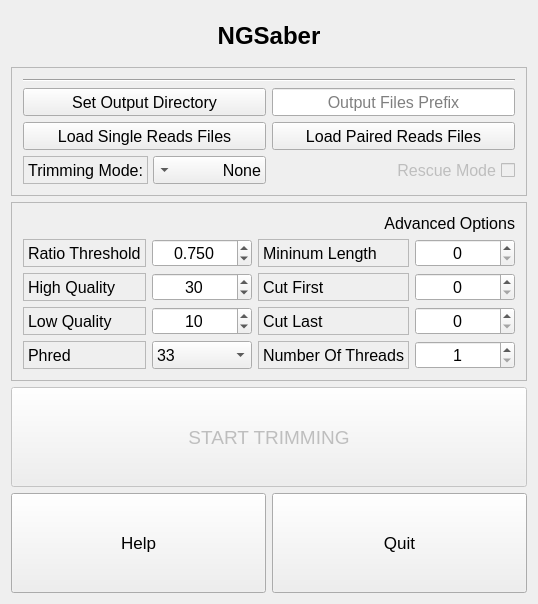
<?xml version="1.0" encoding="UTF-8"?>
<ui version="4.0">
 <class>MainWindow</class>
 <widget class="QWidget" name="MainWindow">
  <property name="geometry">
   <rect>
    <x>0</x>
    <y>0</y>
    <width>538</width>
    <height>604</height>
   </rect>
  </property>
  <property name="windowTitle">
   <string>NGSaber</string>
  </property>
  <property name="windowIcon">
   <iconset resource="../../images/images.qrc">
    <normaloff>:/logo.png</normaloff>:/logo.png</iconset>
  </property>
  <layout class="QGridLayout" name="gridLayout_4">
   <item row="2" column="0">
    <widget class="QFrame" name="AdvFrame">
     <property name="sizePolicy">
      <sizepolicy hsizetype="MinimumExpanding" vsizetype="MinimumExpanding">
       <horstretch>0</horstretch>
       <verstretch>0</verstretch>
      </sizepolicy>
     </property>
     <property name="frameShape">
      <enum>QFrame::StyledPanel</enum>
     </property>
     <property name="frameShadow">
      <enum>QFrame::Raised</enum>
     </property>
     <layout class="QGridLayout" name="gridLayout">
      <item row="1" column="2">
       <widget class="QLabel" name="AdvOptMinLenLabel">
        <property name="sizePolicy">
         <sizepolicy hsizetype="Minimum" vsizetype="Minimum">
          <horstretch>0</horstretch>
          <verstretch>0</verstretch>
         </sizepolicy>
        </property>
        <property name="font">
         <font>
          <pointsize>12</pointsize>
         </font>
        </property>
        <property name="frameShape">
         <enum>QFrame::StyledPanel</enum>
        </property>
        <property name="frameShadow">
         <enum>QFrame::Sunken</enum>
        </property>
        <property name="text">
         <string>Mininum Length</string>
        </property>
       </widget>
      </item>
      <item row="1" column="0">
       <widget class="QLabel" name="AdvOptRatioLabel">
        <property name="sizePolicy">
         <sizepolicy hsizetype="Minimum" vsizetype="Minimum">
          <horstretch>0</horstretch>
          <verstretch>0</verstretch>
         </sizepolicy>
        </property>
        <property name="font">
         <font>
          <pointsize>12</pointsize>
         </font>
        </property>
        <property name="frameShape">
         <enum>QFrame::StyledPanel</enum>
        </property>
        <property name="frameShadow">
         <enum>QFrame::Sunken</enum>
        </property>
        <property name="text">
         <string>Ratio Threshold</string>
        </property>
       </widget>
      </item>
      <item row="2" column="2">
       <widget class="QLabel" name="AdvOptCutFirstLabel">
        <property name="sizePolicy">
         <sizepolicy hsizetype="Minimum" vsizetype="Minimum">
          <horstretch>0</horstretch>
          <verstretch>0</verstretch>
         </sizepolicy>
        </property>
        <property name="font">
         <font>
          <pointsize>12</pointsize>
         </font>
        </property>
        <property name="frameShape">
         <enum>QFrame::StyledPanel</enum>
        </property>
        <property name="frameShadow">
         <enum>QFrame::Sunken</enum>
        </property>
        <property name="text">
         <string>Cut First</string>
        </property>
       </widget>
      </item>
      <item row="2" column="3">
       <widget class="QSpinBox" name="AdvOptCutFirstSpinBox">
        <property name="sizePolicy">
         <sizepolicy hsizetype="Minimum" vsizetype="Minimum">
          <horstretch>0</horstretch>
          <verstretch>0</verstretch>
         </sizepolicy>
        </property>
        <property name="font">
         <font>
          <pointsize>12</pointsize>
         </font>
        </property>
        <property name="alignment">
         <set>Qt::AlignCenter</set>
        </property>
        <property name="maximum">
         <number>10000</number>
        </property>
        <property name="singleStep">
         <number>10</number>
        </property>
       </widget>
      </item>
      <item row="0" column="2" colspan="2">
       <widget class="QLabel" name="AdvLabel">
        <property name="sizePolicy">
         <sizepolicy hsizetype="Preferred" vsizetype="Fixed">
          <horstretch>0</horstretch>
          <verstretch>0</verstretch>
         </sizepolicy>
        </property>
        <property name="font">
         <font>
          <pointsize>12</pointsize>
          <italic>false</italic>
         </font>
        </property>
        <property name="frameShape">
         <enum>QFrame::NoFrame</enum>
        </property>
        <property name="frameShadow">
         <enum>QFrame::Sunken</enum>
        </property>
        <property name="text">
         <string>Advanced Options</string>
        </property>
        <property name="alignment">
         <set>Qt::AlignRight|Qt::AlignTrailing|Qt::AlignVCenter</set>
        </property>
       </widget>
      </item>
      <item row="5" column="2">
       <widget class="QLabel" name="AdvOptThreadsLabel">
        <property name="sizePolicy">
         <sizepolicy hsizetype="Minimum" vsizetype="Minimum">
          <horstretch>0</horstretch>
          <verstretch>0</verstretch>
         </sizepolicy>
        </property>
        <property name="font">
         <font>
          <pointsize>12</pointsize>
         </font>
        </property>
        <property name="frameShape">
         <enum>QFrame::StyledPanel</enum>
        </property>
        <property name="frameShadow">
         <enum>QFrame::Sunken</enum>
        </property>
        <property name="text">
         <string>Number Of Threads</string>
        </property>
       </widget>
      </item>
      <item row="5" column="3">
       <widget class="QSpinBox" name="AdvOptThreadsSpinBox">
        <property name="sizePolicy">
         <sizepolicy hsizetype="Minimum" vsizetype="Minimum">
          <horstretch>0</horstretch>
          <verstretch>0</verstretch>
         </sizepolicy>
        </property>
        <property name="font">
         <font>
          <pointsize>12</pointsize>
         </font>
        </property>
        <property name="alignment">
         <set>Qt::AlignCenter</set>
        </property>
        <property name="minimum">
         <number>1</number>
        </property>
        <property name="maximum">
         <number>1000</number>
        </property>
       </widget>
      </item>
      <item row="2" column="0">
       <widget class="QLabel" name="AdvOptHighLabel">
        <property name="sizePolicy">
         <sizepolicy hsizetype="Minimum" vsizetype="Minimum">
          <horstretch>0</horstretch>
          <verstretch>0</verstretch>
         </sizepolicy>
        </property>
        <property name="font">
         <font>
          <pointsize>12</pointsize>
         </font>
        </property>
        <property name="frameShape">
         <enum>QFrame::StyledPanel</enum>
        </property>
        <property name="frameShadow">
         <enum>QFrame::Sunken</enum>
        </property>
        <property name="text">
         <string>High Quality</string>
        </property>
       </widget>
      </item>
      <item row="2" column="1">
       <widget class="QSpinBox" name="AdvOptHighSpinBox">
        <property name="sizePolicy">
         <sizepolicy hsizetype="Minimum" vsizetype="Minimum">
          <horstretch>0</horstretch>
          <verstretch>0</verstretch>
         </sizepolicy>
        </property>
        <property name="font">
         <font>
          <pointsize>12</pointsize>
         </font>
        </property>
        <property name="alignment">
         <set>Qt::AlignCenter</set>
        </property>
        <property name="maximum">
         <number>100</number>
        </property>
        <property name="value">
         <number>30</number>
        </property>
       </widget>
      </item>
      <item row="3" column="0">
       <widget class="QLabel" name="AdvOptLowLabel">
        <property name="sizePolicy">
         <sizepolicy hsizetype="Minimum" vsizetype="Minimum">
          <horstretch>0</horstretch>
          <verstretch>0</verstretch>
         </sizepolicy>
        </property>
        <property name="font">
         <font>
          <pointsize>12</pointsize>
         </font>
        </property>
        <property name="frameShape">
         <enum>QFrame::StyledPanel</enum>
        </property>
        <property name="frameShadow">
         <enum>QFrame::Sunken</enum>
        </property>
        <property name="text">
         <string>Low Quality</string>
        </property>
       </widget>
      </item>
      <item row="5" column="1">
       <widget class="QComboBox" name="AdvOptPhred">
        <property name="sizePolicy">
         <sizepolicy hsizetype="Minimum" vsizetype="Minimum">
          <horstretch>0</horstretch>
          <verstretch>0</verstretch>
         </sizepolicy>
        </property>
        <property name="font">
         <font>
          <pointsize>12</pointsize>
         </font>
        </property>
        <property name="layoutDirection">
         <enum>Qt::LeftToRight</enum>
        </property>
        <property name="frame">
         <bool>true</bool>
        </property>
        <item>
         <property name="text">
          <string>33</string>
         </property>
        </item>
        <item>
         <property name="text">
          <string>64</string>
         </property>
        </item>
       </widget>
      </item>
      <item row="3" column="1">
       <widget class="QSpinBox" name="AdvOptLowSpinBox">
        <property name="sizePolicy">
         <sizepolicy hsizetype="Minimum" vsizetype="Minimum">
          <horstretch>0</horstretch>
          <verstretch>0</verstretch>
         </sizepolicy>
        </property>
        <property name="font">
         <font>
          <pointsize>12</pointsize>
         </font>
        </property>
        <property name="alignment">
         <set>Qt::AlignCenter</set>
        </property>
        <property name="maximum">
         <number>100</number>
        </property>
        <property name="value">
         <number>10</number>
        </property>
       </widget>
      </item>
      <item row="3" column="2">
       <widget class="QLabel" name="AdvOptCutLastLabel">
        <property name="sizePolicy">
         <sizepolicy hsizetype="Minimum" vsizetype="Minimum">
          <horstretch>0</horstretch>
          <verstretch>0</verstretch>
         </sizepolicy>
        </property>
        <property name="font">
         <font>
          <pointsize>12</pointsize>
         </font>
        </property>
        <property name="frameShape">
         <enum>QFrame::StyledPanel</enum>
        </property>
        <property name="frameShadow">
         <enum>QFrame::Sunken</enum>
        </property>
        <property name="text">
         <string>Cut Last</string>
        </property>
       </widget>
      </item>
      <item row="3" column="3">
       <widget class="QSpinBox" name="AdvOptCutLastSpinBox">
        <property name="sizePolicy">
         <sizepolicy hsizetype="Minimum" vsizetype="Minimum">
          <horstretch>0</horstretch>
          <verstretch>0</verstretch>
         </sizepolicy>
        </property>
        <property name="font">
         <font>
          <pointsize>12</pointsize>
         </font>
        </property>
        <property name="alignment">
         <set>Qt::AlignCenter</set>
        </property>
        <property name="maximum">
         <number>10000</number>
        </property>
        <property name="singleStep">
         <number>10</number>
        </property>
       </widget>
      </item>
      <item row="5" column="0">
       <widget class="QLabel" name="AdvOptLowLabel_2">
        <property name="sizePolicy">
         <sizepolicy hsizetype="Minimum" vsizetype="Minimum">
          <horstretch>0</horstretch>
          <verstretch>0</verstretch>
         </sizepolicy>
        </property>
        <property name="font">
         <font>
          <pointsize>12</pointsize>
         </font>
        </property>
        <property name="frameShape">
         <enum>QFrame::StyledPanel</enum>
        </property>
        <property name="frameShadow">
         <enum>QFrame::Sunken</enum>
        </property>
        <property name="text">
         <string>Phred</string>
        </property>
       </widget>
      </item>
      <item row="1" column="3">
       <widget class="QSpinBox" name="AdvOptMinLenSpinBox">
        <property name="sizePolicy">
         <sizepolicy hsizetype="Minimum" vsizetype="Minimum">
          <horstretch>0</horstretch>
          <verstretch>0</verstretch>
         </sizepolicy>
        </property>
        <property name="font">
         <font>
          <pointsize>12</pointsize>
         </font>
        </property>
        <property name="alignment">
         <set>Qt::AlignCenter</set>
        </property>
        <property name="maximum">
         <number>10000</number>
        </property>
        <property name="singleStep">
         <number>10</number>
        </property>
       </widget>
      </item>
      <item row="1" column="1">
       <widget class="QDoubleSpinBox" name="AdvOptRatioSpin">
        <property name="sizePolicy">
         <sizepolicy hsizetype="Minimum" vsizetype="Minimum">
          <horstretch>0</horstretch>
          <verstretch>0</verstretch>
         </sizepolicy>
        </property>
        <property name="font">
         <font>
          <pointsize>12</pointsize>
         </font>
        </property>
        <property name="alignment">
         <set>Qt::AlignCenter</set>
        </property>
        <property name="decimals">
         <number>3</number>
        </property>
        <property name="maximum">
         <double>1.000000000000000</double>
        </property>
        <property name="singleStep">
         <double>0.050000000000000</double>
        </property>
        <property name="value">
         <double>0.750000000000000</double>
        </property>
       </widget>
      </item>
     </layout>
    </widget>
   </item>
   <item row="3" column="0">
    <widget class="QPushButton" name="MainButtonStart">
     <property name="enabled">
      <bool>false</bool>
     </property>
     <property name="sizePolicy">
      <sizepolicy hsizetype="MinimumExpanding" vsizetype="MinimumExpanding">
       <horstretch>0</horstretch>
       <verstretch>0</verstretch>
      </sizepolicy>
     </property>
     <property name="maximumSize">
      <size>
       <width>16777215</width>
       <height>100</height>
      </size>
     </property>
     <property name="font">
      <font>
       <pointsize>14</pointsize>
      </font>
     </property>
     <property name="text">
      <string>START TRIMMING</string>
     </property>
     <property name="flat">
      <bool>false</bool>
     </property>
    </widget>
   </item>
   <item row="0" column="0">
    <widget class="QFrame" name="MainTitle_frame">
     <property name="frameShape">
      <enum>QFrame::NoFrame</enum>
     </property>
     <property name="frameShadow">
      <enum>QFrame::Raised</enum>
     </property>
     <layout class="QGridLayout" name="gridLayout_5">
      <item row="0" column="0">
       <widget class="QLabel" name="MainTitle_label">
        <property name="sizePolicy">
         <sizepolicy hsizetype="Preferred" vsizetype="Fixed">
          <horstretch>0</horstretch>
          <verstretch>0</verstretch>
         </sizepolicy>
        </property>
        <property name="font">
         <font>
          <pointsize>18</pointsize>
          <weight>75</weight>
          <italic>false</italic>
          <bold>true</bold>
         </font>
        </property>
        <property name="text">
         <string>NGSaber</string>
        </property>
        <property name="alignment">
         <set>Qt::AlignCenter</set>
        </property>
       </widget>
      </item>
     </layout>
    </widget>
   </item>
   <item row="4" column="0">
    <layout class="QHBoxLayout" name="horizontalLayout">
     <item>
      <widget class="QPushButton" name="MainHelpButton">
       <property name="sizePolicy">
        <sizepolicy hsizetype="MinimumExpanding" vsizetype="MinimumExpanding">
         <horstretch>0</horstretch>
         <verstretch>0</verstretch>
        </sizepolicy>
       </property>
       <property name="maximumSize">
        <size>
         <width>16777215</width>
         <height>100</height>
        </size>
       </property>
       <property name="font">
        <font>
         <pointsize>13</pointsize>
        </font>
       </property>
       <property name="text">
        <string>Help</string>
       </property>
      </widget>
     </item>
     <item>
      <widget class="QPushButton" name="MainQuitButton">
       <property name="sizePolicy">
        <sizepolicy hsizetype="MinimumExpanding" vsizetype="MinimumExpanding">
         <horstretch>0</horstretch>
         <verstretch>0</verstretch>
        </sizepolicy>
       </property>
       <property name="maximumSize">
        <size>
         <width>16777215</width>
         <height>100</height>
        </size>
       </property>
       <property name="font">
        <font>
         <pointsize>13</pointsize>
        </font>
       </property>
       <property name="text">
        <string>Quit</string>
       </property>
      </widget>
     </item>
    </layout>
   </item>
   <item row="1" column="0">
    <widget class="QFrame" name="MainTopFrame">
     <property name="sizePolicy">
      <sizepolicy hsizetype="MinimumExpanding" vsizetype="MinimumExpanding">
       <horstretch>0</horstretch>
       <verstretch>0</verstretch>
      </sizepolicy>
     </property>
     <property name="frameShape">
      <enum>QFrame::StyledPanel</enum>
     </property>
     <property name="frameShadow">
      <enum>QFrame::Raised</enum>
     </property>
     <layout class="QGridLayout" name="gridLayout_2">
      <item row="4" column="1">
       <widget class="QPushButton" name="MainLoadPaired">
        <property name="sizePolicy">
         <sizepolicy hsizetype="MinimumExpanding" vsizetype="MinimumExpanding">
          <horstretch>0</horstretch>
          <verstretch>0</verstretch>
         </sizepolicy>
        </property>
        <property name="font">
         <font>
          <pointsize>12</pointsize>
         </font>
        </property>
        <property name="text">
         <string>Load Paired Reads Files</string>
        </property>
       </widget>
      </item>
      <item row="6" column="0">
       <widget class="QFrame" name="MainModeFrame">
        <property name="sizePolicy">
         <sizepolicy hsizetype="Expanding" vsizetype="Expanding">
          <horstretch>0</horstretch>
          <verstretch>0</verstretch>
         </sizepolicy>
        </property>
        <property name="frameShape">
         <enum>QFrame::NoFrame</enum>
        </property>
        <property name="frameShadow">
         <enum>QFrame::Raised</enum>
        </property>
        <layout class="QGridLayout" name="gridLayout_3">
         <property name="leftMargin">
          <number>0</number>
         </property>
         <property name="topMargin">
          <number>0</number>
         </property>
         <property name="rightMargin">
          <number>0</number>
         </property>
         <property name="bottomMargin">
          <number>0</number>
         </property>
         <property name="horizontalSpacing">
          <number>5</number>
         </property>
         <property name="verticalSpacing">
          <number>0</number>
         </property>
         <item row="0" column="0">
          <widget class="QLabel" name="MainModeLabel">
           <property name="sizePolicy">
            <sizepolicy hsizetype="MinimumExpanding" vsizetype="MinimumExpanding">
             <horstretch>0</horstretch>
             <verstretch>0</verstretch>
            </sizepolicy>
           </property>
           <property name="font">
            <font>
             <pointsize>12</pointsize>
            </font>
           </property>
           <property name="layoutDirection">
            <enum>Qt::LeftToRight</enum>
           </property>
           <property name="frameShape">
            <enum>QFrame::StyledPanel</enum>
           </property>
           <property name="frameShadow">
            <enum>QFrame::Sunken</enum>
           </property>
           <property name="text">
            <string>Trimming Mode:</string>
           </property>
           <property name="alignment">
            <set>Qt::AlignRight|Qt::AlignTrailing|Qt::AlignVCenter</set>
           </property>
          </widget>
         </item>
         <item row="0" column="1">
          <widget class="QComboBox" name="MainModeComboBox">
           <property name="sizePolicy">
            <sizepolicy hsizetype="MinimumExpanding" vsizetype="MinimumExpanding">
             <horstretch>0</horstretch>
             <verstretch>0</verstretch>
            </sizepolicy>
           </property>
           <property name="font">
            <font>
             <pointsize>12</pointsize>
            </font>
           </property>
           <property name="layoutDirection">
            <enum>Qt::RightToLeft</enum>
           </property>
           <property name="frame">
            <bool>true</bool>
           </property>
           <item>
            <property name="text">
             <string>None</string>
            </property>
           </item>
           <item>
            <property name="text">
             <string>Total</string>
            </property>
           </item>
          </widget>
         </item>
        </layout>
       </widget>
      </item>
      <item row="6" column="1">
       <widget class="QCheckBox" name="AdvOptRescue">
        <property name="enabled">
         <bool>false</bool>
        </property>
        <property name="sizePolicy">
         <sizepolicy hsizetype="Minimum" vsizetype="Minimum">
          <horstretch>0</horstretch>
          <verstretch>0</verstretch>
         </sizepolicy>
        </property>
        <property name="font">
         <font>
          <pointsize>12</pointsize>
          <italic>false</italic>
         </font>
        </property>
        <property name="layoutDirection">
         <enum>Qt::RightToLeft</enum>
        </property>
        <property name="text">
         <string>Rescue Mode</string>
        </property>
        <property name="checked">
         <bool>false</bool>
        </property>
       </widget>
      </item>
      <item row="4" column="0">
       <widget class="QPushButton" name="MainLoadSingle">
        <property name="sizePolicy">
         <sizepolicy hsizetype="MinimumExpanding" vsizetype="MinimumExpanding">
          <horstretch>0</horstretch>
          <verstretch>0</verstretch>
         </sizepolicy>
        </property>
        <property name="font">
         <font>
          <pointsize>12</pointsize>
         </font>
        </property>
        <property name="text">
         <string>Load Single Reads Files</string>
        </property>
       </widget>
      </item>
      <item row="1" column="0" colspan="2">
       <widget class="Line" name="MainLineBottom">
        <property name="orientation">
         <enum>Qt::Horizontal</enum>
        </property>
       </widget>
      </item>
      <item row="3" column="0">
       <widget class="QPushButton" name="MainOutputDirectory">
        <property name="sizePolicy">
         <sizepolicy hsizetype="MinimumExpanding" vsizetype="MinimumExpanding">
          <horstretch>0</horstretch>
          <verstretch>0</verstretch>
         </sizepolicy>
        </property>
        <property name="font">
         <font>
          <pointsize>12</pointsize>
         </font>
        </property>
        <property name="text">
         <string>Set Output Directory</string>
        </property>
       </widget>
      </item>
      <item row="3" column="1">
       <widget class="QLineEdit" name="MainOutputPrefix">
        <property name="sizePolicy">
         <sizepolicy hsizetype="MinimumExpanding" vsizetype="MinimumExpanding">
          <horstretch>0</horstretch>
          <verstretch>0</verstretch>
         </sizepolicy>
        </property>
        <property name="font">
         <font>
          <pointsize>12</pointsize>
         </font>
        </property>
        <property name="text">
         <string/>
        </property>
        <property name="alignment">
         <set>Qt::AlignCenter</set>
        </property>
        <property name="placeholderText">
         <string>Output Files Prefix</string>
        </property>
       </widget>
      </item>
     </layout>
    </widget>
   </item>
  </layout>
 </widget>
 <layoutdefault spacing="6" margin="11"/>
 <resources>
  <include location="../../images/images.qrc"/>
 </resources>
 <connections/>
</ui>
